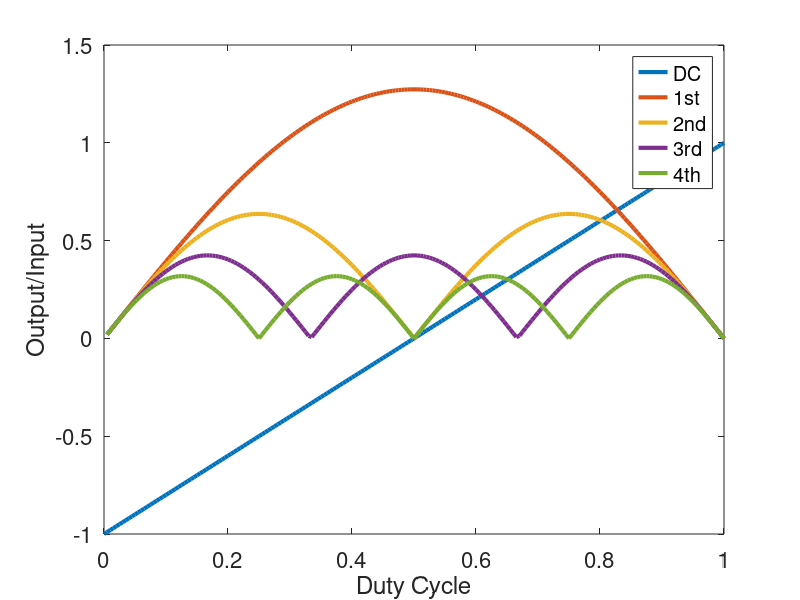

Reproduce this figure in MATLAB.
D=0:0.005:1;
% D=0.8
Co=(2*D-1);

k=1;
Ck= 4*D.*(sin(k*pi*D)./(k*pi*D)).*exp(-1i*k*pi.*D);
abs(Ck)
plot(D,Co,'LineWidth',3)
hold on;
plot(D,abs(Ck),'LineWidth',3)
hold on;

k=2;
Ck= 4*D.*(sin(k*pi*D)./(k*pi*D)).*exp(-1i*k*pi.*D);
abs(Ck)
plot(D,abs(Ck),'LineWidth',3)
hold on;

k=3;
Ck= 4*D.*(sin(k*pi*D)./(k*pi*D)).*exp(-1i*k*pi.*D);
abs(Ck)
plot(D,abs(Ck),'LineWidth',3)
hold on;

k=4;
Ck= 4*D.*(sin(k*pi*D)./(k*pi*D)).*exp(-1i*k*pi.*D);
abs(Ck)
plot(D,abs(Ck),'LineWidth',3)
hold on;
xlabel('Duty Cycle');
ylabel('Output/Input')
legend('DC','1st','2nd','3rd','4th')
set(gca,'Fontsize',16)
%%

%d=linspace(0,1,100);



% a0=(2.*d-1); % DC compenent
% 
% b1=2*(1-cos(2*d*pi))/pi;
% 
% a1=2*(sin(2*d*pi)-1)/pi;


% 
% figure();
% plot(d,a0,'r','LineWidth',2)
% hold on;
% plot(d,b1,'--b','LineWidth',2);
% hold on;
% plot(d,a1,'--g','LineWidth',2);
% hold on;
% plot(d,sqrt(a1.^2+b1.^2),'k','LineWidth',2)